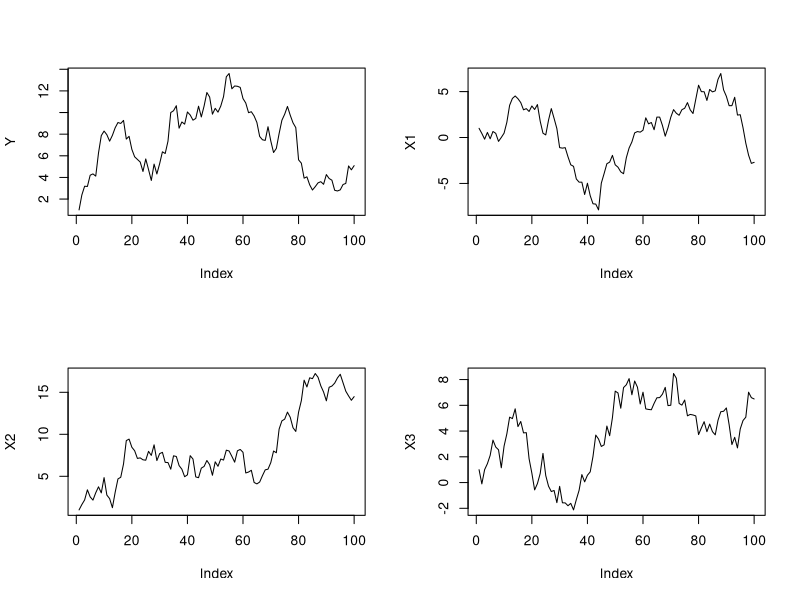

The R script that drew this image:
## ---- chunk 1
set.seed(2113)
n = 100
e = replicate(4, {
rnorm(100, 0, 1)
})
e1 = e[, 1]
e2 = e[, 2]
e3 = e[, 3]
e4 = e[, 4]
Y = c(1)
X1 = c(1)
X2 = c(1)
X3 = c(1)
t = 1:n
for (t in 2:n) {
Y[t] <- Y[t - 1] + e1[t]
X1[t] <- X1[t - 1] + e2[t]
X2[t] <- X2[t - 1] + e3[t]
X3[t] <- X3[t - 1] + e4[t]
}
## ---- chunk 2
par(mfrow = c(2, 2))
plot(Y, t = "l")
plot(X1, t = "l")
plot(X2, t = "l")
plot(X3, t = "l")

## ---- chunk 3
library(dynlm)
summary(dynlm(Y ~ X1 + X2 + X3))

## ---- chunk 4
summary(dynlm(Y ~ L(Y, 1) + X1 + X2 + X3))
## ---- chunk 5
set.seed(2113)
n=80
e= replicate(4, {rnorm(100,0,1)} )
e1=e[,1]; e2=e[,2]
mu=0.5
Y=c(1); X=c(1);
t=1:n
for (t in 2:n) {
Y[t] <- mu + Y[t-1] + e1[t]
X[t] <- mu + X[t-1] + e2[t]
}
